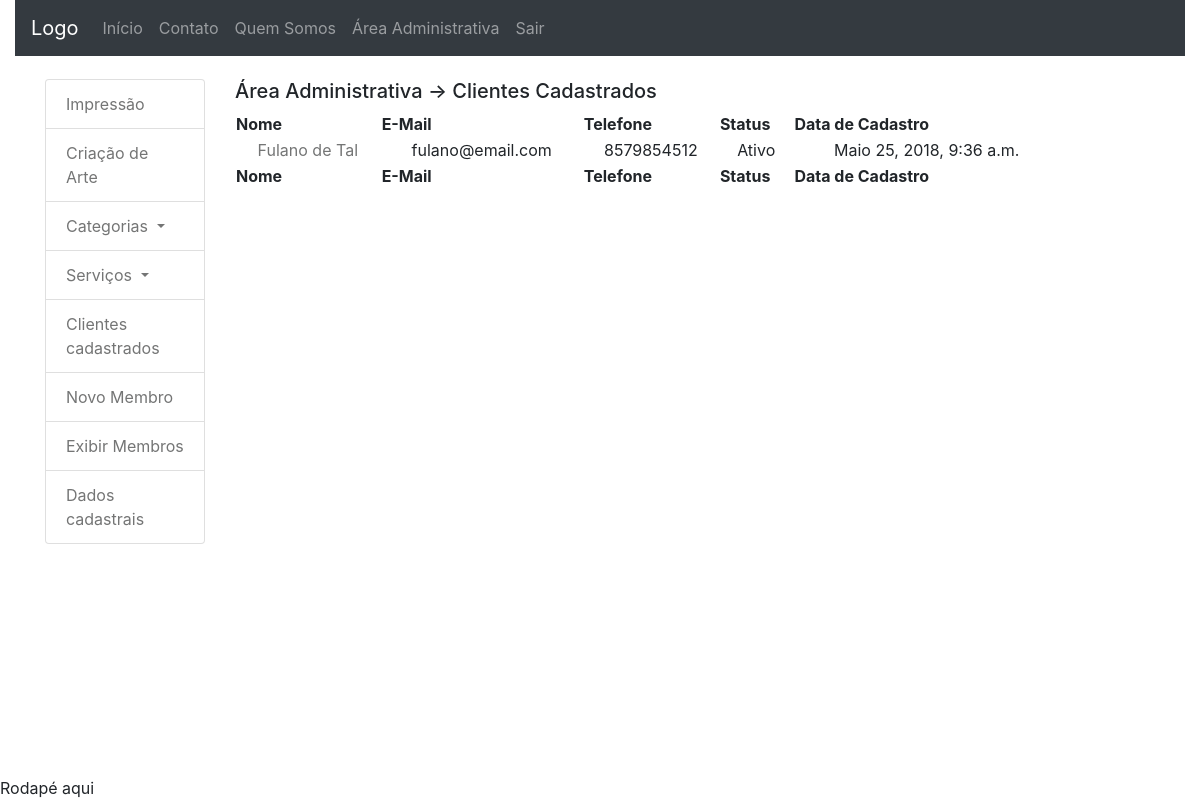
The app's page /area_administrativa/clientes_cadastrados (signed in) with its own data.
### accounts/models.py (models this page shows, shortened)
class User(AbstractBaseUser, PermissionsMixin):
	UF_CHOICES = (
    ('AC','Acre'), ('AL','Alagoas'), ('AP','Amapá'),
    ('AM','Amazonas'), ('BA','Bahia'), ('CE','Ceará'),
    ('DF','Distrito Federal'), ('ES','Espírito Santo'),
    ('GO','Goiás'), ('MA','Maranhão'), ('MT','Mato Grosso'),
    ('MS','Mato Grosso do Sul'), ('MG','Minas Gerais'),
    ('PA','Pará'), ('PB','Paraíba'), ('PR','Paraná'),
    ('PE','Pernambuco'), ('PI','Piauí'),
    ('RJ','Rio de Janeiro'), ('RN','Rio Grande do Norte'),
    ('RS','Rio Grande do Sul'), ('RO','Rondônia'),
    ('RR','Roraima'), ('SC','Santa Catarina'),
    ('SP','São Paulo'), ('SE','Sergipe'),
	('TO','Tacantins'), )
	username = models.CharField(
		'Login', max_length=30, unique=True, validators=[
			validators.RegexValidator(
				re.compile('^[\w.@+-]+$'),
				'Informe um nome de usuário válido. '
				'Este valor deve conter apenas letras, números '
				'e os caracteres: @/./+/-/_ .'
				, 'invalid'
			)
		], help_text='Um nome curto que será usado para identificá-lo de forma única na plataforma'
	)
	name = models.CharField('Nome', max_length=100, blank=True)
	email = models.EmailField('E-mail', unique=True)
	telefone = models.CharField('Telefone', max_length=20, null=True,
		blank=True)
	cpf = models.CharField('CPF', max_length=11, null=True, blank=True)
	logradouro = models.CharField('Rua/Avenida', max_length=100,
		null=True, blank=True)
	numero = models.CharField('Número', max_length=100,
		null=True, blank=True)
	cep = models.CharField('CEP', max_length=10, null=True, blank=True)
	complemento = models.TextField('Complamento', max_length=100,
		null=True, blank=True)
	bairro = models.CharField('Bairro', max_length=100, null=True, blank=True)
	cidade = models.CharField('Cidade', max_length=100, null=True, blank=True)
	estado = models.CharField('Estado', max_length=100, null=True, blank=True,
		choices=UF_CHOICES)
	is_staff = models.BooleanField('Equipe', default=False)
	is_active = models.BooleanField('Ativo', default=True)
	date_joined = models.DateTimeField('Data de Entrada', auto_now_add=True)
	USERNAME_FIELD = 'username'
	REQUIRED_FIELDS = ['email']
	objects = UserManager()
	class Meta:
		verbose_name = 'Usuário'
		verbose_name_plural = 'Usuários'
	def __str__(self):
		return self.name or self.username
	@staticmethod
	def get_all_clients():
		all_clients = []
		users = User.objects.all()
		for user in users:
			if not user.is_staff:
				all_clients.append(user)
		return all_clients

### dashboard_admin/views.py (the view)
# urls.py: path('clientes_cadastrados', views.all_clients, name='all_clients'),
@login_required
def all_clients(request):
	all_clients = User.get_all_clients()
	context = {'all_clients': all_clients}
	return render(request, 'dashboard_admin/all_clients.html',
		context)

### dashboard_admin/templatetags/da_tags.py (called while the page is built)
@register.simple_tag
def is_active(status):
	if status:
		return 'Ativo'
	else:
		return 'Inativo'

### dashboard_admin/templates/dashboard_admin/all_clients.html (shortened to what this page needs)
{% extends 'dashboard_admin/index.html' %}
{% block extra %}
{% load da_tags %}
{% endblock %}
{% block central_column %}
<div class="col-sm-9">
	{% block dashboard_title %}
	<h5>Área Administrativa -> Clientes Cadastrados</h5>
	{% endblock %}
<div class="panel-body">
  <table id="table" class="display" cellspacing="0"
        width="100%">
    <thead>
      <tr>
        <th>Nome</th>
        <th>E-Mail</th>
        <th>Telefone</th>
        <th>Status</th>
        <th>Data de Cadastro</th>
      </tr>
    </thead>
    <tfoot>
      <tr>
        <th>Nome</th>
        <th>E-Mail</th>
        <th>Telefone</th>
        <th>Status</th>
        <th>Data de Cadastro</th>
      </tr>
    </tfoot>
    <tbody>
		{% for client in all_clients %}
		<tr>
			<td style="text-align: center;">
				<a href="{% url 'dashboard_admin:client_detail' client.id %}"
				title="Detalhes">
					{{ client }}
				</a>
			</td>
			<td style="text-align: center;">
				{{ client.email }}
			</td>
			<td style="text-align: center;">
				{{ client.telefone }}
			</td>
			<td style="text-align: center;">
				{% is_active client.is_active %}
			</td>
			<td style="text-align: center;">
				{{ client.date_joined }}
			</td>
		</tr>
		{% endfor %}
    </tbody>
  </table>
</div>
</div>
{% endblock %}

### core/static/core/css/estilo.css (style rules this page uses)
body { padding-top: 0px; background-image: url("../imagens/fundobody.jpg"); }
a { color: #747575; }

### records on screen
User: name "Fulano de Tal", email "fulano@email.com", telefone "8579854512", is_active "Ativo", date_joined "Maio 25, 2018, 9:36 a.m."
